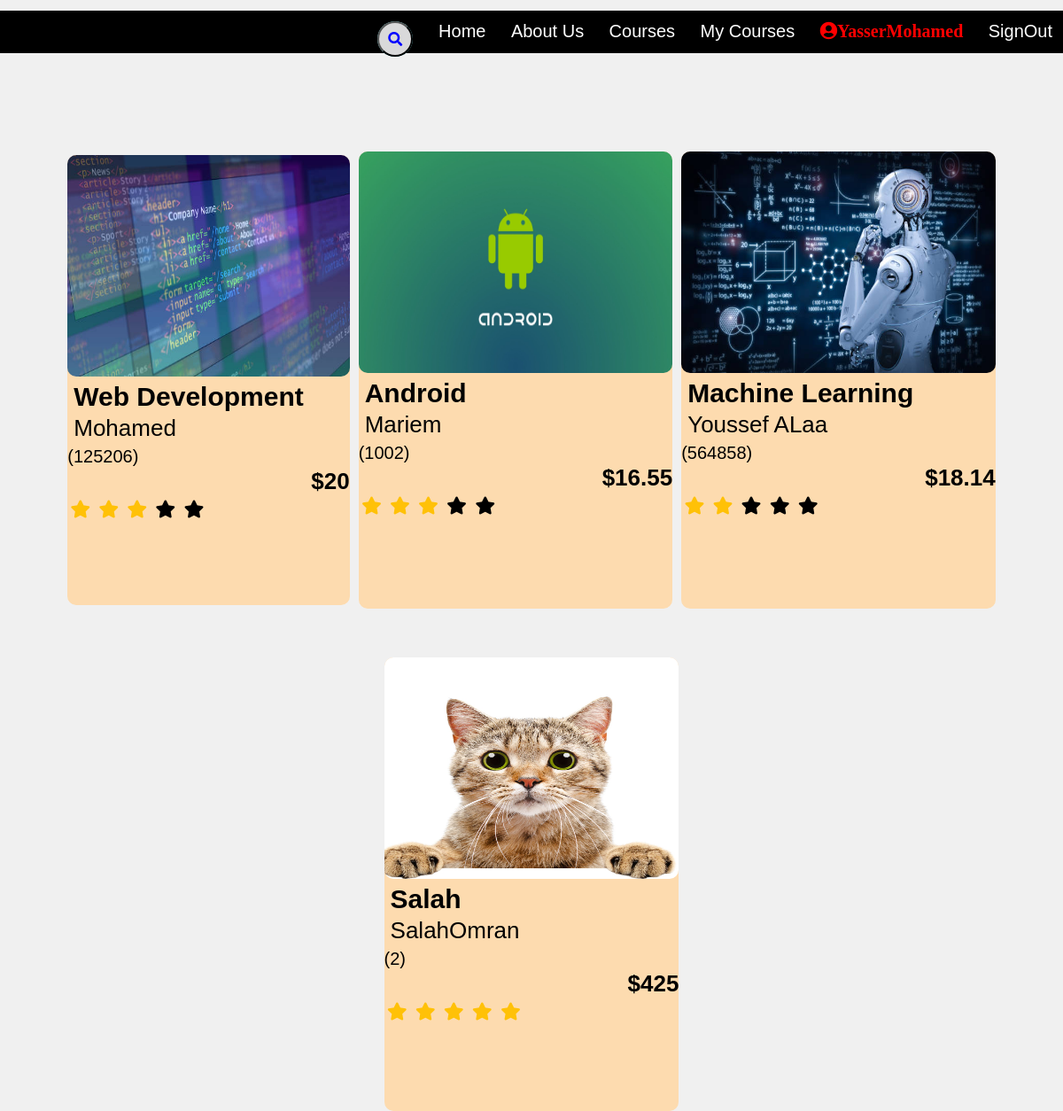
Screenshot of /myCourses.php (signed in) with the database file from the repository.
### tables this page shows
CREATE TABLE `usercourse` (
  `userid` int(255) NOT NULL,
  `username` varchar(255) NOT NULL,
  `courseName` varchar(255) NOT NULL,
  `courseId` int(255) NOT NULL,
  `Price` varchar(255) NOT NULL,
  `Date` varchar(255) NOT NULL,
  `sent?` int(16) NOT NULL DEFAULT 0
);

CREATE TABLE `course` (
  `courseId` int(255) NOT NULL,
  `courseName` varchar(255) NOT NULL,
  `coursePrice` varchar(255) NOT NULL,
  `enrolledSid` varchar(255) NOT NULL,
  `description` varchar(255) NOT NULL,
  `instructorName` varchar(255) NOT NULL,
  `image` varchar(255) NOT NULL,
  `Approved` int(255) NOT NULL DEFAULT 1,
  `instructorId` int(255) NOT NULL
);

CREATE TABLE `ratings` (
  `courseid` int(11) NOT NULL,
  `star1` int(200) NOT NULL,
  `star2` int(200) NOT NULL,
  `star3` int(200) NOT NULL,
  `star4` int(200) NOT NULL,
  `star5` int(200) NOT NULL,
  `TNOR` varchar(255) GENERATED ALWAYS AS (`star1` + `star2` + `star3` + `star4` + `star5`) VIRTUAL,
  `Total` varchar(16) GENERATED ALWAYS AS ((`star1` * 1 + `star2` * 2 + `star3` * 3 + `star4` * 4 + `star5` * 5) / (`star1` + `star2` + `star3` + `star4` + `star5`)) VIRTUAL
);

### myCourses.php (the view, shortened to what this page needs)
<!DOCTYPE html>
<html>
<head>
    <link rel="stylesheet" href="CSS/courseStyle.css">
    <link rel="stylesheet" href="CSS/search.css">
    <link rel="stylesheet" href="https://maxcdn.bootstrapcdn.com/bootstrap/4.0.0/css/bootstrap.min.css">
    <link rel="stylesheet" href="https://pro.fontawesome.com/releases/v5.10.0/css/all.css"/>
</head>
<body>
<body>
              <?php
if (empty($_SESSION['username'])) {
    ?>
   <nav>
    <div class="topnav">
            <ul>
                <li><a href="index.php">Home</a></li>
                <li><a href="aboutUs.php">About</a></li>
                <li><a href="courses.php">COURSES</a></li>
                <li><a href="LR2.php"><i class="fa fa-user-circle"> Login</i></a></li>
            </ul>
</div>
<form method="post">
<div class="searchBox">
            <input class="searchInput"type="text" name="search" placeholder="enter course name....">
            <button class="searchButton" href="#"type="submit" name="submit" value = "Search">
                <i class="fa fa-search" aria-hidden="true"></i>
            </button>
          </div>
  </form>
</nav>
<?php
}
else{
    ?>
     <nav>
    <div class="topnav">
              <ul>
                  <li>
                    <form method="post">
<div class="searchBox">
            <button class="searchButton" href="#"type="submit" name="submit" value = "Search">
                <i class="fa fa-search" aria-hidden="true"></i>
            </button>
          </div>
  </form>
                </li>
                <li><a href="index.php">Home</a></li>
                <li><a href="aboutUs.php">About Us</a></li>
                <li><a href="courses.php">Courses</a></li>
                <?php
            if($_SESSION['Type']=="Student"){
                 ?>
                <li><a href="myCourses.php">My Courses</a></li>
              <?php
                }
                ?>
                <li><a href="profile.php"><i class="fa fa-user-circle"><?php echo $_SESSION['username'];?></i></a></li>
                <li><a href="php/signOut.php">SignOut</a></li>
            </ul>
</div>
</nav>
<?php
}
?>
   <section class="course">
    <div class="row">
    <?php
   include "Php/DBConnection.php";
            $sql= "SELECT * FROM userCourse WHERE userid = '".$_SESSION['userid'].
            "'";
            $result=mysqli_query($conn,$sql);
            while($row=mysqli_fetch_array($result)){
            $sql2= "SELECT * FROM course Where courseId = '".$row['courseId']."'";
            $result2=mysqli_query($conn,$sql2);
            if($row2=mysqli_fetch_array($result2)){
                ?>
                 <div class="Course-col">
                     <a href="index2.php?id=<?php echo $row['courseId'];?>">
                  <img src="<?php echo $row2['image']; ?>" height="250px" width="400px">
                  <span class="coursename"><?php echo $row2['courseName']; ?></span><br>
                  <span class="instName"> <?php echo $row2['instructorName']; ?></span><br>
                  <?php echo "(".$row2['enrolledSid'].")"; ?><br>
                 <span class="price"><?php echo "$".$row2['coursePrice']; ?></span><br>
                <div class="star">
                  <?php
                  $sql3= "SELECT * FROM ratings Where courseid = '".$row['courseId']."'";
                  $result3=mysqli_query($conn,$sql3);
                   if($row3=mysqli_fetch_array($result3)){
                    for($star = 1; $star <= 5; $star++)
                      {
                          $class_name = '';
                          if($row3['Total'] >= $star)
                          {
                               $class_name = 'text-warning';
                          }
                          else
                          {
                               $class_name = 'star-light';
                            }
                            ?>
                            <i class='fas fa-star <?php echo $class_name ?> mr-1'></i>
                            <?php
                        }
                   }
                  ?>
                 </div>
                  <br>
                  </a>
              </div>
             <?php
            }
        }
     ?>
 </div>
</section>

### CSS/courseStyle.css (style rules this page uses)
* { margin: 0; padding: 0; font-family: 'Poppins', sans-serif; }
.course { width: 90%; margin: auto; padding-top: 90px; display: flex; justify-content: center; align-items: center; }
.row { margin-top: 5%; display: flex; justify-content: center; align-items: center; flex-wrap: wrap; flex: 1 0 21%; margin: 5px; height: 100px; }
.row a { color: black; text-decoration: none; font-size: 20px; }
.Course-col { margin-left: 5px; margin-right: 5px; flex-basis: 21%; border-radius: 10px; margin-bottom: 5%; box-sizing: border-box; height: auto; width: auto; background: rgb(2,0,36); background-color: #FDDBAF; background: #FDDBAF; }
.Course-col img { margin: 0; border-radius: 10px; width:100%; padding: 0; }
.coursename { margin-left:7px; font-weight: bold; font-size:1.5em; color: black; }
.instName { margin-left:7px; color: black; font-size:1.3em; line-height: 0.5px; }
.price { margin-left:275px; font-weight: 600; font-size:1.3em; line-height: 0.5px; color: black; }
.star { margin-left: 1%; margin-bottom: 20%; }

### CSS/search.css (style rules this page uses)
body { margin: 0; font-family: Arial, Helvetica, sans-serif; }
.searchBox { position: absolute; top: 2.5%; left: 48%; transform: translate(-100%,0%); background: #7AD3DC; height: 40px; border-radius: 40px; margin-bottom: 10px; margin-right: 30px; }
.searchButton { color: white; float: right; width: 40px; height: 40px; border-radius: 50%; background: #D9D9DA; display: flex; justify-content: center; align-items: center; transition: 0.4s; }
.fa-search { color: blue; }
.topnav { flex: 1; text-align: right; margin-top: 1%; height: 100%; background: linear-gradient(-45deg, #000000, #000000, #000000, #000000); }
.topnav ul li { list-style: none; display: inline-block; padding: 8px 12px; position: relative; }
.topnav ul li a { color: white; text-decoration: none; font-size: 20px; }
.topnav ul li::after { content: ''; width: 0%; height: 2px;background: #2BCBE4; display: block; margin: auto; transition: 0.5s; }
.fa-user-circle { color:red; }

### myCourses.php (style rules this page uses)
body { background-color: #f0f0f0; }

### rows the page displays
usercourse: course.image (picture), course.courseName "Web Development", course.instructorName "Mohamed", course.enrolledSid "125206", course.coursePrice "20"
usercourse: course.image (picture), course.courseName "Android", course.instructorName "Mariem", course.enrolledSid "1002", course.coursePrice "16.55"
usercourse: course.image (picture), course.courseName "Machine Learning", course.instructorName "Youssef ALaa", course.enrolledSid "564858", course.coursePrice "18.14"
usercourse: course.image (picture), course.courseName "Salah", course.instructorName "SalahOmran", course.enrolledSid "2", course.coursePrice "425"

### other values shown
$_SESSION['username'] "YasserMohamed"
